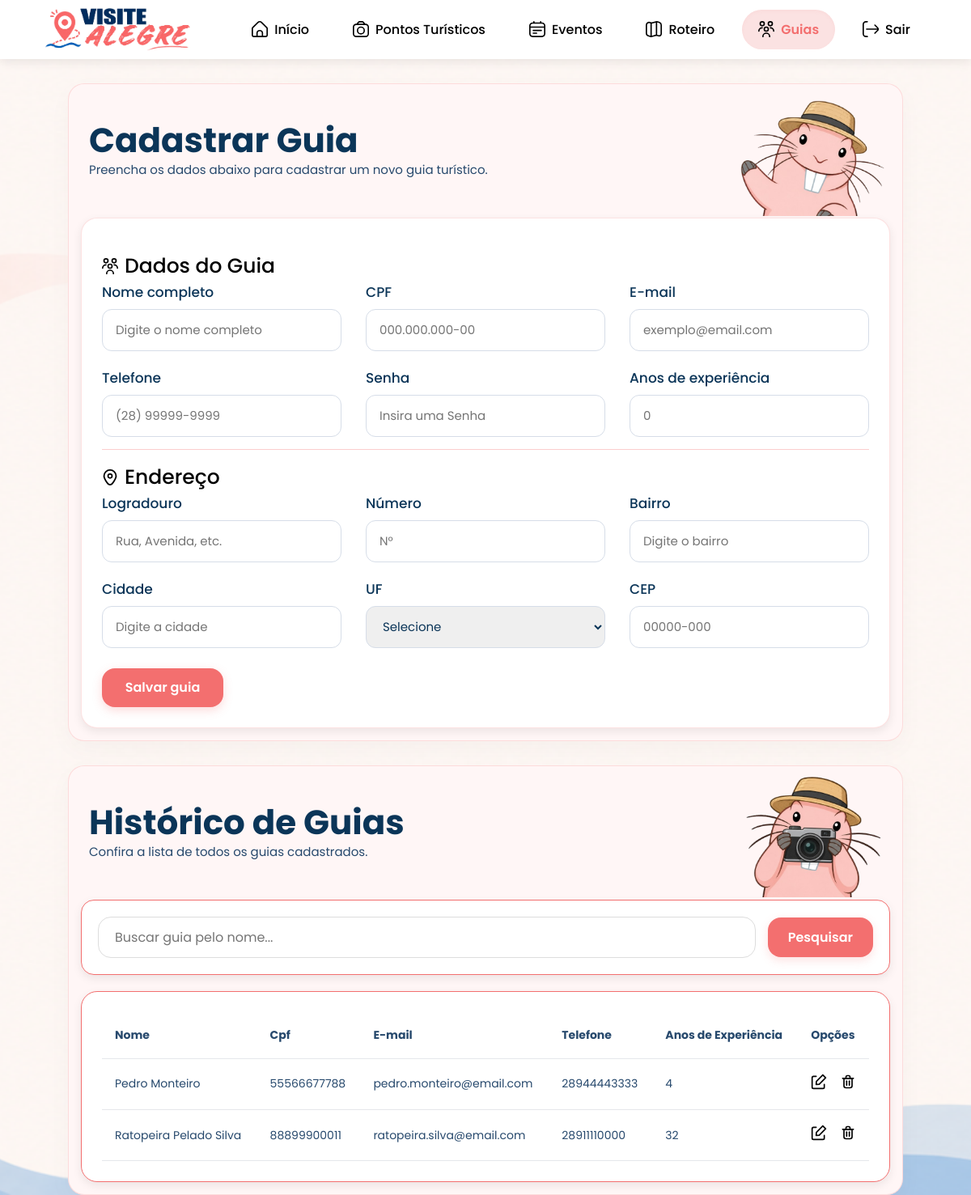
/sistema/guias.php, run on the app's committed database.
### tables this page shows
CREATE TABLE Guia
(
  idGuia INTEGER NOT NULL,
  anoExperiencia INTEGER NOT NULL,
  CONSTRAINT pkGuia PRIMARY KEY (idGuia),
  CONSTRAINT fkGuiaUsuario FOREIGN KEY (idGuia) REFERENCES Usuario (idUsuario)
);

CREATE TABLE Usuario
(
  idUsuario INTEGER AUTO_INCREMENT NOT NULL,
  idEndereco INTEGER NOT NULL,
  nome VARCHAR(200) NOT NULL,
  CPF VARCHAR(11) UNIQUE NOT NULL,
  telefone VARCHAR(11) NOT NULL,
  email VARCHAR(45) UNIQUE NOT NULL,
  senha VARCHAR(45) NOT NULL,
  CONSTRAINT pkUsuario PRIMARY KEY (idUsuario),
  CONSTRAINT fkUsuarioEndereco FOREIGN KEY (idEndereco) REFERENCES Endereco (idEndereco)
);

### sistema/guias.php (the view, shortened to what this page needs)
<?php include_once 'conexao.php'; ?>
<!DOCTYPE html>
<html lang="pt-BR">
<head>
    <link rel="stylesheet" href="style.css">
</head>
<body>
    <header>
        <div class="title"><a href="inicio.php"><img src="img/VisiteAlegreLogo.png" alt=""></a></div>
        <menu>
            <nav>
                <a href="inicio.php"><img src="img/inicio.svg" alt=""><span>Início</span></a>
                <a href="pontos.php"><img src="img/pontos.svg" alt=""><span>Pontos Turísticos</span></a>
                <a href="eventos.php"><img src="img/eventos.svg" alt=""><span>Eventos</span></a>
                <a href="roteiro.php"><img src="img/roteiro.svg" alt=""><span>Roteiro</span></a>
                <a href="guias.php" class="ativo"><img src="img/guias.svg" alt=""><span>Guias</span></a>
                <a href="login.php"><img src="img/sair.svg" alt=""><span>Sair</span></a>
            </nav>
        </menu>
    </header>
    <main>
        <div class="painel-guia">
            <div class="cabecalho-guia">
                <div class="bemvindo-texto">
                    <h2>Cadastrar Guia</h2>
                    <p>Preencha os dados abaixo para cadastrar um novo guia turístico.</p>
                </div>
                <div class="guia-imagem">
                    <img src="img/ratopeiraOi.png" alt="">
                </div>
            </div>
            <form method="POST">
                <div class="cadastro">
                    <div class="titulo">
                        <img src="img/guias.svg" alt="">
                        <h2>Dados do Guia</h2>
                    </div>
                    <div class="dados-guias">
                        <div class="cima">
                            <div class="dado-guia">
                                <label for="nome">Nome completo</label>
                                <input type="text" id="nome" name="nome" placeholder="Digite o nome completo" required>
                            </div>
                            <div class="dado-guia">
                                <label for="cpf">CPF</label>
                                <input type="text" id="cpf" name="cpf" maxlength="14" placeholder="000.000.000-00" required>
                            </div>
                            <div class="dado-guia">
                                <label for="email">E-mail</label>
                                <input type="email" id="email" name="email" placeholder="exemplo@email.com" required>
                            </div>
                        </div>
                        <div class="baixo">
                            <div class="dado-guia">
                                <label for="tel">Telefone</label>
                                <input type="tel" id="tel" name="tel" placeholder="(28) 99999-9999" minlength="15" required>
                            </div>
                            <div class="dado-guia">
                                <label for="senha">Senha</label>
                                <input type="password" id="senha" name="senha" minlength="5" maxlength="45" placeholder="Insira uma Senha" required>
                            </div>
                            <div class="dado-guia">
                                <label for="number">Anos de experiência</label>
                                <input type="number" id="number" name="number" min="0" max="99"placeholder="0" required>
                            </div>
                        </div>
                    </div>
                    <div class="titulo linha">
                        <img src="img/local.svg" alt="">
                        <h2>Endereço</h2>
                    </div>
                    <div class="dados-endereco">
                        <div class="cima">
                            <div class="dado-guia">
                                <label for="logradouro">Logradouro</label>
                                <input type="text" id="logradouro" name="logradouro" placeholder="Rua, Avenida, etc." required>
                            </div>
                            <div class="dado-guia pequeno">
                                <label for="numero">Número</label>
                                <input type="number" id="numero" name="numero" placeholder="N°">
                            </div>
                            <div class="dado-guia">
                                <label for="bairro">Bairro</label>
                                <input type="text" id="bairro" name="bairro" placeholder="Digite o bairro" required>
                            </div>
                        </div>
                        <div class="baixo">
                            <div class="dado-guia">
                                <label for="cidade">Cidade</label>
                                <input type="text" id="cidade" name="cidade" placeholder="Digite a cidade" required>
                            </div>
                            <div class="dado-guia pequeno">
                                <label for="estado">UF</label>
                                <select id="estado" name="estado" required>
                                    <option value="">Selecione</option>
                                </select>
                            </div>
                            <div class="dado-guia">
                                <label for="cep">CEP</label>
                                <input type="text" id="cep" name="cep" maxlength="9" placeholder="00000-000" required>
                            </div>
                        </div>
                    </div>
                    <button type="submit" class="salvar">
                        <p>Salvar guia</p>
                    </button>
                </div>
            </form>
        </div>
        <div class="painel-guia" id="historico">
            <div class="cabecalho-guia">
                <div class="bemvindo-texto">
                    <h2>Histórico de Guias</h2>
                    <p>Confira a lista de todos os guias cadastrados.</p>
                </div>
                <div class="guia-imagem">
                    <img src="img/ratopeiraCamera.png" alt="">
                </div>
            </div>
            <?php
            $busca = trim($_GET['busca'] ?? '');
            ?>
            <form method="GET" class="form-busca">
                <input
                    type="text"
                    name="busca"
                    placeholder="Buscar guia pelo nome..."
                    value="<?= htmlspecialchars($busca) ?>"
                >
                <button type="submit">Pesquisar</button>
            </form>
            <div class="lista">
                <div class="tabela">
                    <table>
                        <tr>
                            <td><b>Nome</b></td>
                            <td><b>Cpf</b></td>
                            <td><b>E-mail</b></td>
                            <td><b>Telefone</b></td>
                            <td><b>Anos de Experiência</b></td>
                            <td><b>Opções</b></td>
                        </tr>
                        <?php
                        try {
                            $sqlGuias = "
                                SELECT
                                    u.idUsuario AS idGuia,
                                    u.nome AS nome_guia,
                                    u.cpf AS cpfGuia,
                                    u.email AS emailGuia,
                                    u.telefone AS telefoneGuia,
                                    g.anoExperiencia AS anoExperienciaGuia
                                FROM Usuario u
                                INNER JOIN Guia g ON u.idUsuario = g.idGuia
                            ";
                            $params = [];
                            $sqlGuias .= " ORDER BY u.nome ASC ";
                            $stmtGuias = $pdo->prepare($sqlGuias);
                            $stmtGuias->execute($params);
                            $guias = $stmtGuias->fetchAll(PDO::FETCH_ASSOC);
                            if (!empty($guias)):
                                foreach ($guias as $guia):
                        ?>
                                    <tr>
                                        <td><?php echo htmlspecialchars($guia['nome_guia']); ?></td>
                                        <td><?php echo htmlspecialchars($guia['cpfGuia']); ?></td>
                                        <td><?php echo htmlspecialchars($guia['emailGuia']); ?></td>
                                        <td><?php echo htmlspecialchars($guia['telefoneGuia']); ?></td>
                                        <td><?php echo htmlspecialchars($guia['anoExperienciaGuia']); ?></td>
                                        <td class="acoes">
                                            <a href="#"
                                            onclick="abrirModalEditar(<?php echo $guia['idGuia']; ?>)">
                                                <img src="img/editar.svg" alt="Editar" title="Editar" class="icone">
                                            </a>
                                            <a href="excluirGuia.php?id=<?php echo $guia['idGuia']; ?>"
                                            onclick="return confirm('Ao excluir este guia, todos os roteiros vinculados a ele também serão removidos. Deseja continuar?');">
                                                <img src="img/apagar.svg" alt="Excluir" title="Excluir" class="icone">
                                            </a>
                                        </td>
                                    </tr>
                        <?php
                                endforeach;
                            endif;
                        } catch (PDOException $e) {
                            echo "<tr><td colspan='6' style='color: red; text-align: center;'>Erro ao carregar guias: " . $e->getMessage() . "</td></tr>";
                        }
                        ?>
                    </table>
                </div>
            </div>
        </div>
    </main>
</body>
</html>

### data on the page
guia: idGuia.nome "Pedro Monteiro", idGuia.CPF "55566677788", idGuia.email "pedro.monteiro@email.com", idGuia.telefone "28944443333", anoExperiencia "4"
guia: idGuia.nome "Ratopeira Pelado Silva", idGuia.CPF "88899900011", idGuia.email "ratopeira.silva@email.com", idGuia.telefone "28911110000", anoExperiencia "32"
